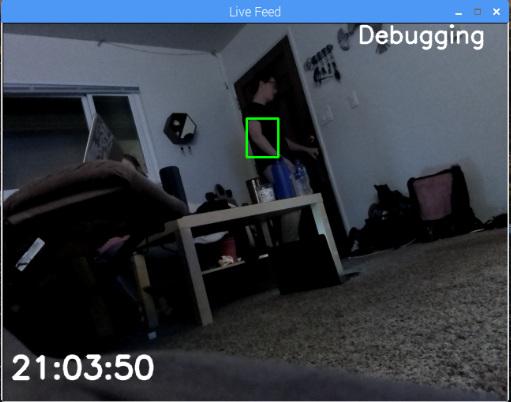
#> input picture images/debug.PNG, 511 x 402 px, given in place of the camera
$ python mcamera.py
#> lines starting #> are read from the running program, lines starting #| are printed output that depends on the picture; after the words box and inside, x2 and y2 are one past the last pixel; in counts of white or black regions, pixels touching at a corner belong together
#> in capture, frame is the input picture: shape (402, 511, 3); mean B, G, R 69.7, 60, 52.9
#!/usr/bin/env python3

# import the necessary packages
import numpy as np
import imutils
from imutils.video import VideoStream
import time
import os
import cv2
import sys
import argparse


####################################################################################

def get_save_file(filetype):
	"""

	input:
		filetype - string with type of file to save (e.g. ".avi")
	returns:
		filename -  name of file that the recorded video or time stamps will save to
	"""

	filedate = time.strftime("%m-%d-%Y")
	filename = None
	filenum = 1
	while True:
		filename = filedate + '_%s'%filenum + filetype
		if not os.access(filename, os.F_OK):
			return filename
		else:
			filenum+=1


#####################################################################################

def process(frame, fgbg, kernel, debug, ttrack, angle):
	"""
	Process frame to determine objects that are moving in the frame

	Parameters:
		frame - the raw frame from camera.capture_continuous to be processed
		fgbg - the background extraction object
		kernel - the kernel used for noise cancellation
		debug - boolean for debugging
		ttrack - boolean for time tracking

	Returns:
		image - processed image with bounding rectangles around detected objects
		fgmask - binary image from which the contours are found
		ismotion - boolean indicating if motion is detected in teh frame
	"""
#> called with kernel = array of shape (5, 5), debug = False, ttrack = False, angle = 0
	# Rotate the image
	image = frame
	image = imutils.rotate(image, angle = angle)

	# Apply background subtraction and clean up noise
	fgmask = fgbg.apply(image)
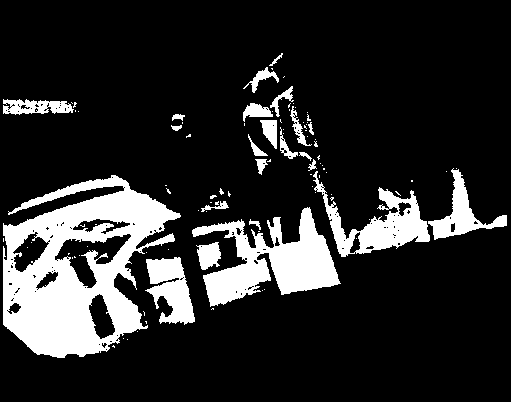
#> fgmask: shape (402, 511); values 127 (black) and 255 (white), 16.7% white; 99 white regions (76 under 20 px), largest, box (x1, y1, x2, y2) and area: (3, 175, 181, 358) 16917, (192, 207, 341, 307) 6675, (313, 171, 430, 257) 3326
	fgmask = cv2.morphologyEx(fgmask, cv2.MORPH_OPEN, kernel)
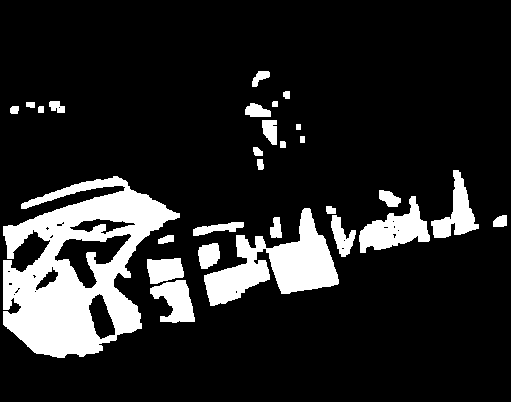
#> fgmask: shape (402, 511); values 127 (black) and 255 (white), 14.9% white; 28 white regions, largest, box (x1, y1, x2, y2) and area: (3, 176, 180, 358) 16131, (204, 208, 339, 306) 5735, (359, 196, 430, 253) 1964
	fgmask = cv2.morphologyEx(fgmask, cv2.MORPH_CLOSE, kernel)
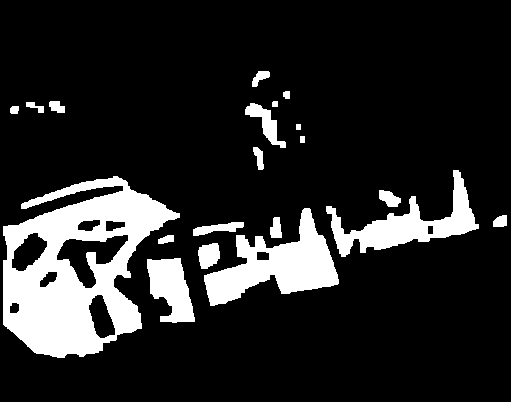
#> fgmask: shape (402, 511); values 127 (black) and 255 (white), 15.2% white; 20 white regions, largest, box (x1, y1, x2, y2) and area: (3, 176, 180, 358) 16426, (204, 208, 339, 306) 5829, (326, 170, 479, 257) 4095
	ret, fgmask = cv2.threshold(fgmask,200,255,cv2.THRESH_BINARY)
#> fgmask: shape (402, 511); 15.2% white; 20 white regions

	# Find the contours from the fgmask binary image
	contours, hierarchy = cv2.findContours(fgmask.copy(), cv2.RETR_EXTERNAL,cv2.CHAIN_APPROX_SIMPLE)
#> contours = 20 contours; largest, box (x1, y1, x2, y2) and area: (3, 176, 180, 358) 19702, (204, 208, 339, 306) 5688, (326, 170, 479, 257) 3866, (147, 258, 195, 323) 1918, (245, 103, 286, 148) 574

	# Eliminate contours that are too small that likely come from noise and various
	# scene shifts. Also apply rectangles to the original image around contours if debug
	goodcont = 0
	for c in contours:
		if cv2.contourArea(c) > 600:
			(x, y, w, h) = cv2.boundingRect(c)
			if debug:
				cv2.rectangle(image, (x, y), (x + w, y + h), (0, 255, 0), 2)
			goodcont += 1
#> this loop made 20 passes
#> (x, y, w, h) on passes 1, 7, 9, 10: (147, 258, 48, 65), (204, 208, 135, 98), (3, 176, 177, 182), (326, 170, 153, 87)
#> c on passes 12 to 13: [[300, 136], [300, 142], [304, 142], [304, 136]], [[296, 124], [296, 129], [300, 129], [300, 124]]
#> after the loop, goodcont = 4

	# Checks for motion in the frame
	if goodcont > 0:
		ismotion = True
	else:
		ismotion = False

	# time stamp the frame
	font = cv2.FONT_HERSHEY_SIMPLEX
#> font = 0
	ctime = time.strftime("%H:%M:%S")
	if not ttrack:
		cv2.putText(image, ctime, (10, 450), font, 1.3,(255,255,255),3,cv2.LINE_AA)
	else:
		cv2.putText(image, ctime, (10, 450), font, 1.3,(0,255,0),3,cv2.LINE_AA)
	return image, fgmask, ismotion

######################################################################################

def capture(usePiCamera=False, angle=0, resolution=[640,480], debug=False):
	"""
	Capture, display, and save live stream from pi camera

	Parameters:
		debug - boolean for debugging

	***NOTE***
	If debugging is enabled when recording, the output video
	file will contain bounding boxes

	"""

	# defines a frame buffer, and opencv video writer for saving video
	frame_buf = []
	fourcc = cv2.VideoWriter_fourcc(*'XVID')

	# variable for time counting
	t0 = time.perf_counter()


	# booleans for debugging, saving video, and time tracking
	isrecord = False
	debug = debug
	ttrack = False
	wasmotion = False

	# set up background subtractor and kernel for noise removal
	fgbg = cv2.createBackgroundSubtractorMOG2(varThreshold = 25, detectShadows = True)
	kernel = np.ones((5,5),np.uint8)

	# initialize camera
	vs = VideoStream(src=0, usePiCamera=usePiCamera, resolution=(resolution[0],resolution[1]),
		framerate=8).start()
	time.sleep(2.0)

	# if program crashes except statement kills all processes
	try:
		# capture frames from the camera
		while True:
			frame = vs.read()
		# process frame
			image, fgmask, ismotion = process(frame, fgbg, kernel, debug, ttrack, angle)
#> ismotion = True
			dimage = image.copy() #display image for live feed

			# when recording is enabled, frames are written to the .h264 file
			# when motion is detected and a recording indicator is put to the live feed
			if isrecord:
				if ismotion:
					if len(frame_buf) > 0:
						for frame in frame_buf:
							out.write(frame)
						frame_buf = []
					out.write(image)

				else:
					if len(frame_buf) < 8:
						frame_buf.append(image.copy())
					else:
						frame_buf.append(image.copy())
						del frame_buf[0]
				font = cv2.FONT_HERSHEY_SIMPLEX
				cv2.putText(dimage, 'Recording',(10, 25), font, 1,(0,0,255),2,cv2.LINE_AA)


			# records time stamp and durations of detected motion
			if ttrack:
				if ismotion and ismotion!=wasmotion:
					t0 = time.perf_counter()
					date = time.strftime("%m-%d-%Y")
					ctime = time.strftime("%H:%M:%S")

				if not ismotion and ismotion!=wasmotion:
					dt = time.perf_counter() - t0
					outline = date + " " + ctime + ", " + "%.10f\n"%dt
					textfile.write(outline)


			# show the frame
			# if debug = True also show bounding rectangles and fgmask
			# and debugging indicator is applied
			if debug:
				cv2.imshow("Mask", fgmask)
				font = cv2.FONT_HERSHEY_SIMPLEX
				cv2.putText(dimage, 'Debugging',(450, 25), font, 1,(255,255,255),2,cv2.LINE_AA)

			cv2.imshow("Live Feed", dimage)
			key = cv2.waitKey(1) & 0xFF
#> (key q is pressed here)


			# if the `q` key was pressed or the window is closed, break from the loop
			if key == ord("q") or cv2.getWindowProperty("Live Feed",0)<0:
				if ttrack and ismotion:
					dt = time.perf_counter() - t0
					outline = time.strftime("%m-%d-%Y") + " " + time.strftime("%H:%M:%S") + ", " + "%.10f\n"%dt
					textfile.write(outline)
				break

			# if the 'r' key is pressed, recording is stopped or started
			elif key == ord("r"):
				if not isrecord:
					#get the filename that the next recorded video will save to
					filename = get_save_file('.avi')
					out = cv2.VideoWriter(filename,fourcc, 8.0, (640,480))
				else:
					#release the previous output file
					out.release()
				isrecord = not isrecord

			# if the 't' key is pressed time tracking is enabled
			elif key == ord("t"):
				if not ttrack:
					filename = get_save_file('.txt')
					textfile = open(filename, 'w')
				else:
					textfile.close()
				ttrack = not ttrack


			# if the 'd' key is pressed, debugging is toggled on and off
			elif key == ord("d"):
				if debug:
					cv2.destroyWindow('Mask')
				debug = not debug

			wasmotion = ismotion

		vs.stream.release()
		cv2.destroyAllWindows()
		try:
			out.release()
		except:
			pass
		try:
			textfile.close()
		except:
			pass
	except:
		vs.stream.release()
		cv2.destroyAllWindows()
		try:
			out.release()
		except:
			pass
		try:
			textfile.close()
		except:
			pass
		sys.exit()

##########################################################################################

if __name__ == "__main__":

	parser = argparse.ArgumentParser(description='Motion detecting software using built-in webcam. Can record motion in both text and video format.')

	parser.add_argument('-p', dest='usePiCamera', action='store_const', const=True, default=False, help='Enable this option if using the Pi camera module on a Raspberry Pi (default: False)')
	parser.add_argument('-a', dest='angle', type=float, nargs=1, default=[0], help='angle to rotate the video feed in degrees (default: 0 degrees)')
	parser.add_argument('-r', dest='resolution', type=int, nargs=2, default=[640,480], help='set the resolution of the video feed (default: 640x480)')

	args = parser.parse_args()

	capture(usePiCamera=args.usePiCamera,angle=args.angle[0],resolution=args.resolution)
